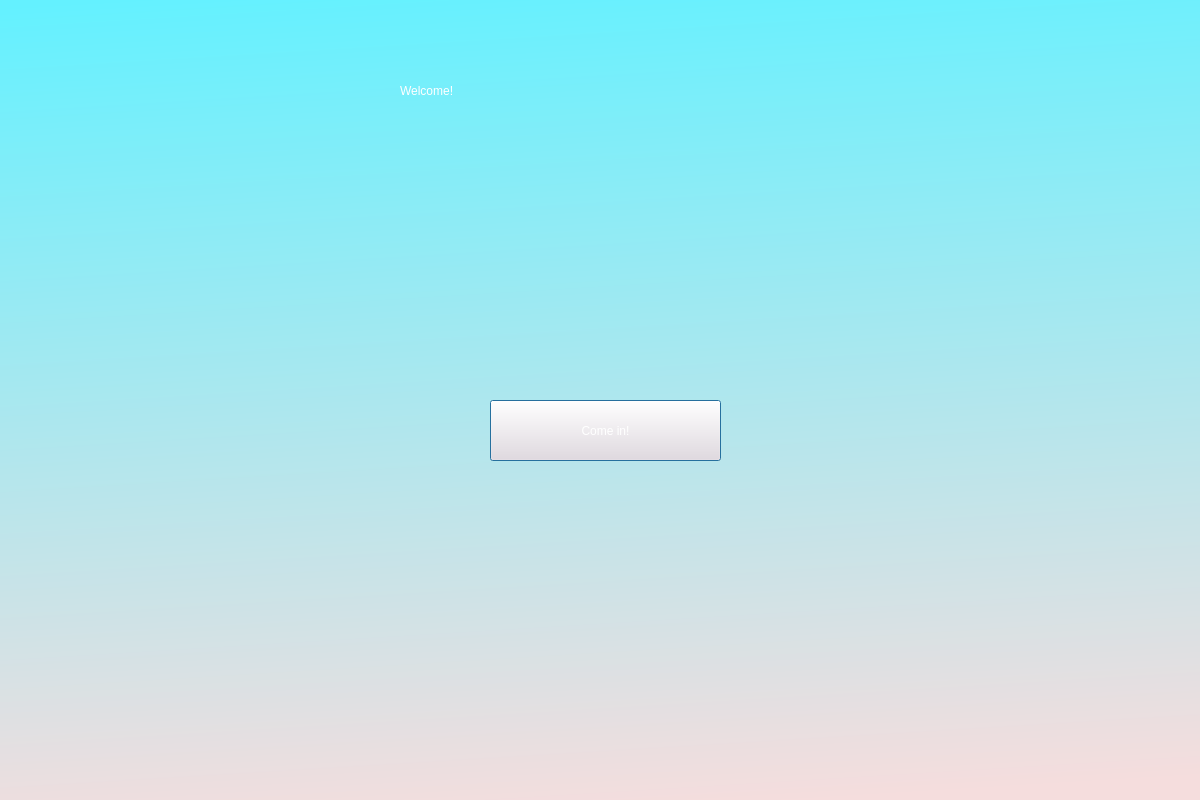
<?xml version="1.0" encoding="UTF-8"?>
<ui version="4.0">
 <class>Dialog</class>
 <widget class="QDialog" name="Dialog">
  <property name="geometry">
   <rect>
    <x>0</x>
    <y>0</y>
    <width>1200</width>
    <height>800</height>
   </rect>
  </property>
  <property name="windowTitle">
   <string>Dialog</string>
  </property>
  <property name="styleSheet">
   <string notr="true">background-color:
rgb(240, 240, 240);</string>
  </property>
  <widget class="QWidget" name="Background" native="true">
   <property name="geometry">
    <rect>
     <x>-10</x>
     <y>-30</y>
     <width>1231</width>
     <height>841</height>
    </rect>
   </property>
   <property name="autoFillBackground">
    <bool>false</bool>
   </property>
   <property name="styleSheet">
    <string notr="true">QWidget#Background{
background-color:qlineargradient(spread:pad, x1:0.426, y1:0.00568182, x2:0.517, y2:1, stop:0 rgba(100, 241, 255, 255), stop:1 rgba(245, 221, 221, 255));
}</string>
   </property>
   <widget class="QLabel" name="label">
    <property name="geometry">
     <rect>
      <x>410</x>
      <y>70</y>
      <width>431</width>
      <height>101</height>
     </rect>
    </property>
    <property name="styleSheet">
     <string notr="true">font: 72pt &quot;MS Shell Dlg 2&quot;;
setStyleSheet:(&quot;background-color: rgba(0,0,0,0)&quot;);
color: rgb(255, 255, 255);
background-color: qlineargradient(spread:pad, x1:0.205, y1:0, x2:0.312, y2:1, stop:0 rgba(100, 241, 255, 0), stop:1 rgba(245, 221, 221, 0));
</string>
    </property>
    <property name="text">
     <string>Welcome!</string>
    </property>
   </widget>
   <widget class="QPushButton" name="next">
    <property name="geometry">
     <rect>
      <x>500</x>
      <y>430</y>
      <width>231</width>
      <height>61</height>
     </rect>
    </property>
    <property name="styleSheet">
     <string notr="true">background-color: rgb(245, 221, 221);
font: 14pt &quot;MS Shell Dlg 2&quot;;
border-color: rgb(51, 58, 51);
color: rgb(255, 255, 255);</string>
    </property>
    <property name="text">
     <string>Come in!</string>
    </property>
   </widget>
  </widget>
 </widget>
 <resources/>
 <connections/>
</ui>
